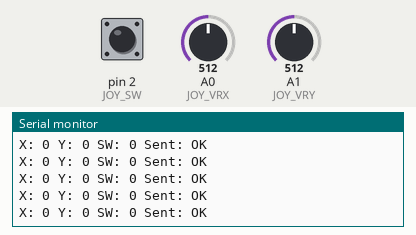
Simulated run of this sketch. Board: Arduino Nano, built with avr-gcc and run on an emulated ATmega328P. Shown: the last lines printed to the serial monitor. Inputs (shaded band) come from the test bench; at power-on: A0 (JOY_VRX) = 512, A1 (JOY_VRY) = 512, pin 2 (JOY_SW) HIGH. No radio packets arrive unless stated.

Above: at 1.2 s.
1.3 s: A0 (JOY_VRX) set to 716
At 2.4 s:
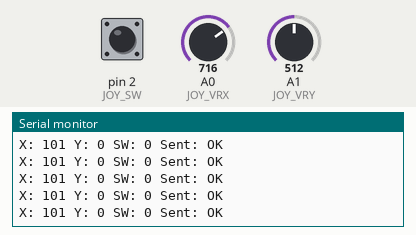
2.8 s: A1 (JOY_VRY) set to 716
At 3.6 s:
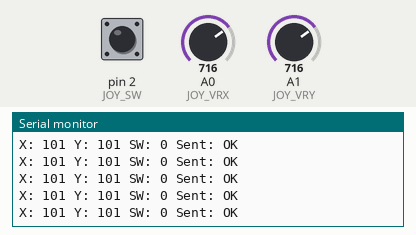
4.3 s: pin 2 (JOY_SW) pulled LOW for 0.15 s
5.9 s: A0 (JOY_VRX) set to 900
At 7.0 s:
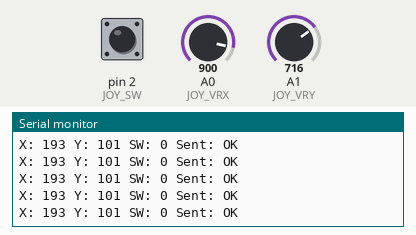
7.4 s: pin 2 (JOY_SW) pulled LOW for 1 s
9.9 s: A1 (JOY_VRY) set to 900
At 10.9 s:
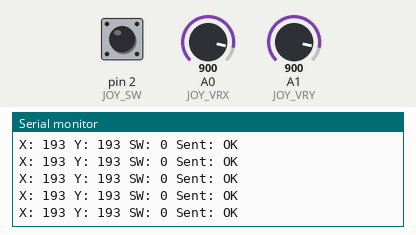
Timing chart, 0 to 12.4 s (numbered marks = the images above; inputs shaded):
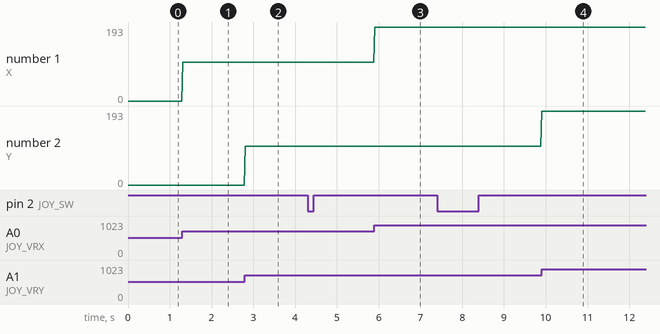

The sketch:

transmitter.ino
```cpp
/*
 * NIDS remote transmitter (ARCHIVED)
 * firmware/archive/transmitter/transmitter.ino
 *
 * STATUS: shelved with the NRF24L01 link on 18 Aug 2026. Compiled cleanly on
 * 21 Jun 2026; the remote itself was built on perfboard inside a 3D-printed
 * pistol-grip enclosure.
 *
 * Board   : Arduino Nano (ATmega328P)
 * Library : RF24 (TMRh20)
 *
 * PINS (from the EasyEDA schematic of the remote, CE/CSN confirmed 2 Jun 2026)
 *   NRF24L01 (PA+LNA) : CE = D9, CSN = D10, SCK = D13, MOSI = D11, MISO = D12,
 *                       VCC = Nano 3V3 (100 nF + 100 uF across VCC/GND)
 *   KY-023 joystick   : VRX = A0, VRY = A1, SW = D2, VCC = 5V
 *   Mode switch       : between D2 and GND (in parallel with the joystick
 *                       button; either one toggles IR <-> MANUAL on the robot)
 *   Power             : 9 V battery -> Nano VIN
 *
 * Packet: { int x; int y; bool sw; } at ~50 Hz, x/y in -255..255 with a
 * dead-band around centre. Address "00001", channel 76, 250 kbps.
 */

#include <SPI.h>
#include <nRF24L01.h>
#include <RF24.h>

#define NRF_CE   9
#define NRF_CSN  10

#define JOY_VRX  A0
#define JOY_VRY  A1
#define JOY_SW   2

RF24 radio(NRF_CE, NRF_CSN);
const byte address[6] = "00001";   // must match the receiver exactly

struct JoystickData {
  int  x;     // -255 to 255, left/right
  int  y;     // -255 to 255, forward/back
  bool sw;    // button / mode switch
};

JoystickData data;

#define JOY_CENTER   512
#define JOY_DEADBAND 40

// Non-blocking button debounce
bool lastButtonState = HIGH;
unsigned long lastDebounceTime = 0;
#define DEBOUNCE_DELAY 50

int mapWithDeadband(int rawVal) {
  if (abs(rawVal - JOY_CENTER) < JOY_DEADBAND) return 0;
  if (rawVal < JOY_CENTER) return map(rawVal, 0, JOY_CENTER, -255, 0);
  return map(rawVal, JOY_CENTER, 1023, 0, 255);
}

void setup() {
  Serial.begin(115200);
  pinMode(JOY_SW, INPUT_PULLUP);

  if (!radio.begin()) {
    Serial.println("NRF24L01 not detected - check wiring!");
    while (1);
  }

  radio.openWritingPipe(address);
  radio.setPALevel(RF24_PA_LOW);     // raise to RF24_PA_HIGH on BOTH ends once reliable
  radio.setDataRate(RF24_250KBPS);
  radio.setChannel(76);
  radio.stopListening();

  Serial.println("Transmitter ready");
}

void loop() {
  data.x = mapWithDeadband(analogRead(JOY_VRX));
  data.y = mapWithDeadband(analogRead(JOY_VRY));

  bool reading = digitalRead(JOY_SW);
  if (reading != lastButtonState) lastDebounceTime = millis();
  if ((millis() - lastDebounceTime) > DEBOUNCE_DELAY) {
    data.sw = (reading == LOW);       // pressed = LOW (INPUT_PULLUP)
  }
  lastButtonState = reading;

  bool success = radio.write(&data, sizeof(data));

  Serial.print("X: ");     Serial.print(data.x);
  Serial.print(" Y: ");    Serial.print(data.y);
  Serial.print(" SW: ");   Serial.print(data.sw);
  Serial.print(" Sent: "); Serial.println(success ? "OK" : "FAIL");

  delay(20); // ~50 Hz
}
```

Measured:
- after the input at 1.3 s, the serial monitor: prints a new line at once (image 1)
- after the input at 2.8 s, the serial monitor: prints a new line at once (image 2)
- after the input at 5.9 s, the serial monitor: prints a new line at once (image 3)
- after the input at 9.9 s, the serial monitor: prints a new line at once (image 4)
- plotted number 1: 0 → 101 after the input at 1.3 s, 101 → 193 after the input at 5.9 s
